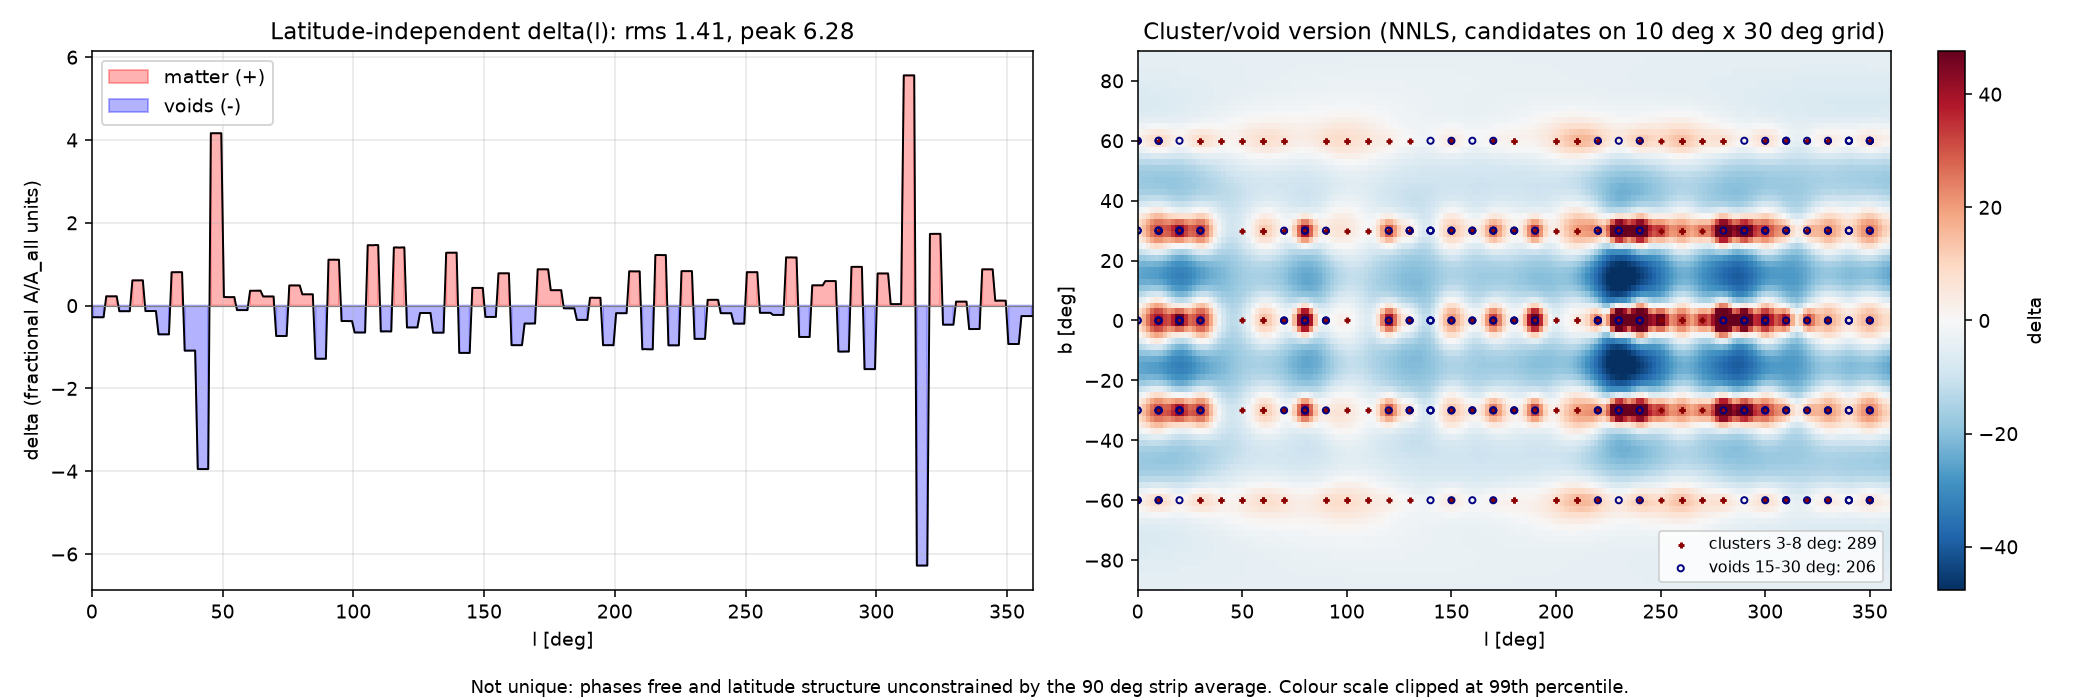

This chart was generated by the following Python code:
# (a) Required delta: latitude-independent minimal-norm delta(l) and the cluster/void NNLS sky map. Data from A_required_web_solve.py.
import numpy as np,matplotlib;matplotlib.use("Agg");import matplotlib.pyplot as plt
R=np.load("A_required_web_results.npz",allow_pickle=True)
fig,ax=plt.subplots(1,2,figsize=(15,5))
ax[0].plot(R["lg"],R["x"],"k-",lw=1);ax[0].axhline(0,color="gray",lw=.6);ax[0].fill_between(R["lg"],R["x"],0,where=R["x"]>0,color="r",alpha=.3,label="matter (+)");ax[0].fill_between(R["lg"],R["x"],0,where=R["x"]<0,color="b",alpha=.3,label="voids (-)")
ax[0].set(xlabel="l [deg]",ylabel="delta (fractional A/A_all units)",title=f"Latitude-independent delta(l): rms {R['x'].std():.2f}, peak {abs(R['x']).max():.2f}",xlim=(0,360));ax[0].legend();ax[0].grid(alpha=.3)
mp=R["mapb"];v=np.percentile(abs(mp),99);im=ax[1].imshow(mp,origin="lower",extent=[0,360,-90,90],cmap="RdBu_r",vmin=-v,vmax=v,aspect="auto");plt.colorbar(im,ax=ax[1],label="delta")
km=R["keep_meta"];kc=km[:,0]=="cluster"
ax[1].scatter(km[kc,2].astype(float),km[kc,3].astype(float),s=8,c="darkred",marker="+",label=f"clusters 3-8 deg: {kc.sum()}")
ax[1].scatter(km[~kc,2].astype(float),km[~kc,3].astype(float),s=10,facecolors="none",edgecolors="navy",label=f"voids 15-30 deg: {(~kc).sum()}")
ax[1].set(xlabel="l [deg]",ylabel="b [deg]",title="Cluster/void version (NNLS, candidates on 10 deg x 30 deg grid)");ax[1].legend(fontsize=8,loc="lower right")
fig.text(.5,.01,"Not unique: phases free and latitude structure unconstrained by the 90 deg strip average. Colour scale clipped at 99th percentile.",ha="center",fontsize=9)
plt.tight_layout(rect=(0,.04,1,1));plt.savefig("A_required_web_delta.png",dpi=140)
